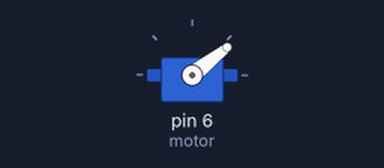
Simulated run of this sketch. Board: Arduino Uno, built with avr-gcc and run on an emulated ATmega328P. Parts: servo. What the sketch prints to the serial monitor is not drawn.

Above: at 0.05 s.
At 1.05 s:
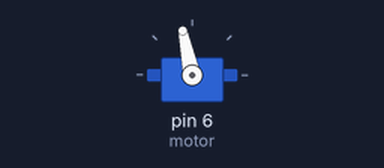
At 2.05 s:
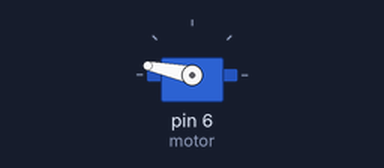
At 4.05 s:
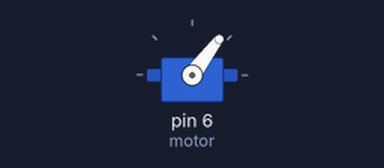
Timing chart, 0 to 5.6 s (numbered marks = the images above):
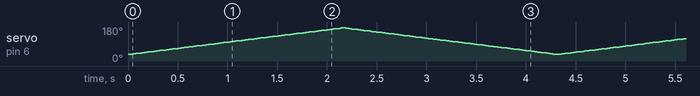

The sketch:

Servo.ino
```cpp
#include <Servo.h>

Servo motor;
int lowerBound = 35;
int upperBound = 175;

int pos = 0;    // variable to store the servo position

void setup() {
  Serial.begin(38400);
  motor.attach(6);
  motor.write(lowerBound);
}

void loop() {
  for (pos = lowerBound; pos <= upperBound; pos += 1) { // goes from 0 degrees to 180 degrees
    // in steps of 1 degree
    motor.write(pos);              // tell servo to go to position in variable 'pos'
    delay(15);                       // waits 15ms for the servo to reach the position
    Serial.print("We at : ");
    Serial.println(pos);
  }
  for (pos = upperBound; pos >= lowerBound; pos -= 1) { // goes from 180 degrees to 0 degrees
    motor.write(pos);              // tell servo to go to position in variable 'pos'
    delay(15);                       // waits 15ms for the servo to reach the position
    Serial.print("We at : ");
    Serial.println(pos);
  }
}
```
